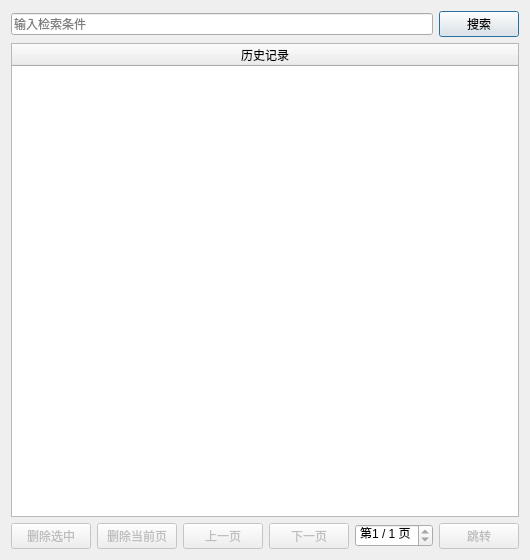
<?xml version="1.0" encoding="UTF-8"?>
<ui version="4.0">
 <class>Dialog</class>
 <widget class="QDialog" name="Dialog">
  <property name="geometry">
   <rect>
    <x>0</x>
    <y>0</y>
    <width>510</width>
    <height>560</height>
   </rect>
  </property>
  <property name="windowTitle">
   <string>防重仓库</string>
  </property>
  <layout class="QVBoxLayout" name="verticalLayout">
   <item>
    <layout class="QHBoxLayout" name="horizontalLayout_2">
     <item>
      <widget class="QLineEdit" name="lE_search">
       <property name="placeholderText">
        <string>输入检索条件</string>
       </property>
      </widget>
     </item>
     <item>
      <widget class="QPushButton" name="pB_search">
       <property name="text">
        <string>搜索</string>
       </property>
      </widget>
     </item>
    </layout>
   </item>
   <item>
    <widget class="QTableWidget" name="tableWidget">
     <attribute name="horizontalHeaderStretchLastSection">
      <bool>true</bool>
     </attribute>
     <column>
      <property name="text">
       <string>历史记录</string>
      </property>
     </column>
    </widget>
   </item>
   <item>
    <layout class="QHBoxLayout" name="horizontalLayout">
     <item>
      <widget class="QPushButton" name="pB_del_sel">
       <property name="enabled">
        <bool>false</bool>
       </property>
       <property name="text">
        <string>删除选中</string>
       </property>
      </widget>
     </item>
     <item>
      <widget class="QPushButton" name="pB_del_all">
       <property name="enabled">
        <bool>false</bool>
       </property>
       <property name="text">
        <string>删除当前页</string>
       </property>
      </widget>
     </item>
     <item>
      <widget class="QPushButton" name="pB_page_last">
       <property name="enabled">
        <bool>false</bool>
       </property>
       <property name="text">
        <string>上一页</string>
       </property>
      </widget>
     </item>
     <item>
      <widget class="QPushButton" name="pB_page_next">
       <property name="enabled">
        <bool>false</bool>
       </property>
       <property name="text">
        <string>下一页</string>
       </property>
      </widget>
     </item>
     <item>
      <widget class="QSpinBox" name="sB_page">
       <property name="enabled">
        <bool>true</bool>
       </property>
       <property name="suffix">
        <string> / 1 页</string>
       </property>
       <property name="prefix">
        <string>第</string>
       </property>
       <property name="minimum">
        <number>1</number>
       </property>
       <property name="maximum">
        <number>1</number>
       </property>
      </widget>
     </item>
     <item>
      <widget class="QPushButton" name="pB_page_change">
       <property name="enabled">
        <bool>false</bool>
       </property>
       <property name="text">
        <string>跳转</string>
       </property>
      </widget>
     </item>
    </layout>
   </item>
  </layout>
 </widget>
 <resources/>
 <connections/>
</ui>
